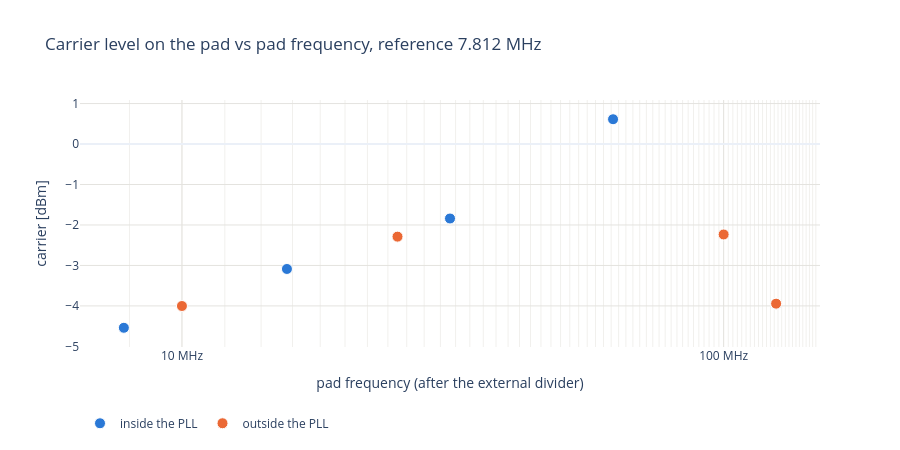

Notebook code cell kept with this figure:
### Code cell
# Carrier level on the pad vs pad frequency: how well the pad drives each frequency. Colour = path.
fig = go.Figure()
for path, d in divs[divs["carrier_dbm"].notna()].groupby("path"):
    fig.add_scatter(x=d["f_out"] / 1e6, y=d["carrier_dbm"], mode="markers", name=path,
                    marker=dict(size=11, color=PATH_COLORS[path], line=dict(color="white", width=1)),
                    customdata=np.c_[d["divider"], d["total_div"], d["f_pll_out"] / 1e6],
                    hovertemplate=("%{customdata[0]} (/%{customdata[1]}): pad %{x:g} MHz, %{y:.1f} dBm "
                                   "(PLL output %{customdata[2]} MHz)<extra></extra>"))
fig.update_layout(title=f"Carrier level on the pad vs pad frequency, {REF_TXT}", template="plotly_white", height=450,
                  legend=dict(orientation="h", y=-0.25))
fig.update_xaxes(title="pad frequency (after the external divider)", gridcolor=GRID, **FREQ_AXIS)
fig.update_yaxes(title="carrier [dBm]", gridcolor=GRID)
save(fig, "carrier_vs_f_out")

### Figure 1 — Plotly figure (JSON) as saved in the notebook; plotly's stock layout.template omitted (floating-point values rounded to 4 significant figures)
{"data": [{"customdata": [["int /8", 8, 125], ["int /16", 16, 62.5], ["int /32", 32, 31.25], ["int /64", 64, 15.62], ["int /128", 128, 7.812]], "hovertemplate": "%{customdata[0]} (/%{customdata[1]}): pad %{x:g} MHz, %{y:.1f} dBm (PLL output %{customdata[2]} MHz)<extra></extra>", "marker": {"color": "#2a78d6", "line": {"color": "white", "width": 1}, "size": 11}, "mode": "markers", "name": "inside the PLL", "type": "scatter", "x": [125.0, 62.5, 31.25, 15.62, 7.812], "y": [-3.952, 0.6131, -1.84, -3.087, -4.54]}, {"customdata": [["ext /2 x /4", 8, 500], ["ext /1 x /10", 10, 1000], ["ext /4 x /10", 40, 250], ["ext /1 x /100", 100, 1000]], "hovertemplate": "%{customdata[0]} (/%{customdata[1]}): pad %{x:g} MHz, %{y:.1f} dBm (PLL output %{customdata[2]} MHz)<extra></extra>", "marker": {"color": "#eb6834", "line": {"color": "white", "width": 1}, "size": 11}, "mode": "markers", "name": "outside the PLL", "type": "scatter", "x": [125.0, 100.0, 25.0, 10.0], "y": [-3.944, -2.235, -2.288, -4.002]}], "layout": {"height": 450, "legend": {"orientation": "h", "y": -0.25}, "title": {"text": "Carrier level on the pad vs pad frequency, reference 7.812 MHz"}, "xaxis": {"gridcolor": "#e4e3df", "minor": {"gridcolor": "#f1f0ed", "showgrid": true}, "ticktext": ["1 MHz", "10 MHz", "100 MHz", "1 GHz"], "tickvals": [1, 10, 100, 1000], "title": {"text": "pad frequency (after the external divider)"}, "type": "log"}, "yaxis": {"gridcolor": "#e4e3df", "title": {"text": "carrier [dBm]"}}}}
